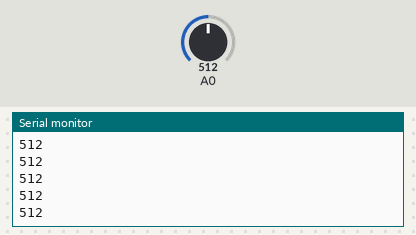
This sketch was run on a simulated Arduino Uno, built with avr-gcc and run on an emulated ATmega328P. Shown: the last lines printed to the serial monitor. Inputs (shaded band) come from the test bench; at power-on: A0 = 512.

Above: at 1.2 s.
1.3 s: A0 set to 716
At 2.1 s:
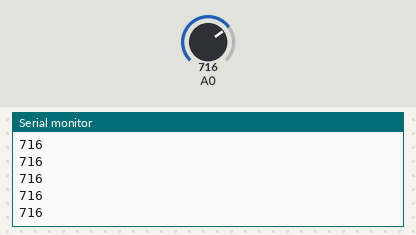
2.8 s: A0 set to 900
At 3.7 s:
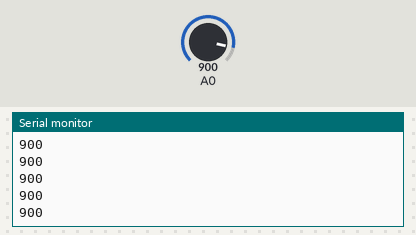
Timing chart, 0 to 5.8 s (numbered marks = the images above; inputs shaded):
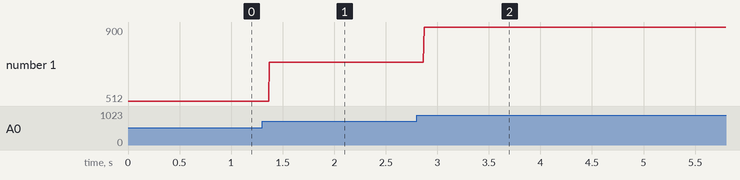

Measured:
- after the input at 1.3 s, the serial monitor: prints a new line after 0.07 s (image 1)
- after the input at 2.8 s, the serial monitor: prints a new line after 0.07 s (image 2)
- plotted number 1: 512 → 716 after the input at 1.3 s, 716 → 900 after the input at 2.8 s

The sketch:

Antenna.ino
```cpp
int var = 0;
int sum = 0;
int N_samples = 1000;

void setup() {
  Serial.begin(9600);
}
void loop() {
  var = analogRead(A0);
  /*if(var >= 1){
    var = constrain(var, 1, 100);
    var = map(var, 1, 100, 1, 255);
    analogWrite(11, var);
   }else{
       analogWrite(11, 0);
  }*/
  unsigned long int sum = 0;

 /*for (int i = 0; i < N_samples; i++){        //Measure response of conductor 2.
   sum += var;                       //Sums up N_samples of these measurements.
 }*/
 Serial.println(var);
 //delay(1000/10); //Aliasing effect feature
}
```
